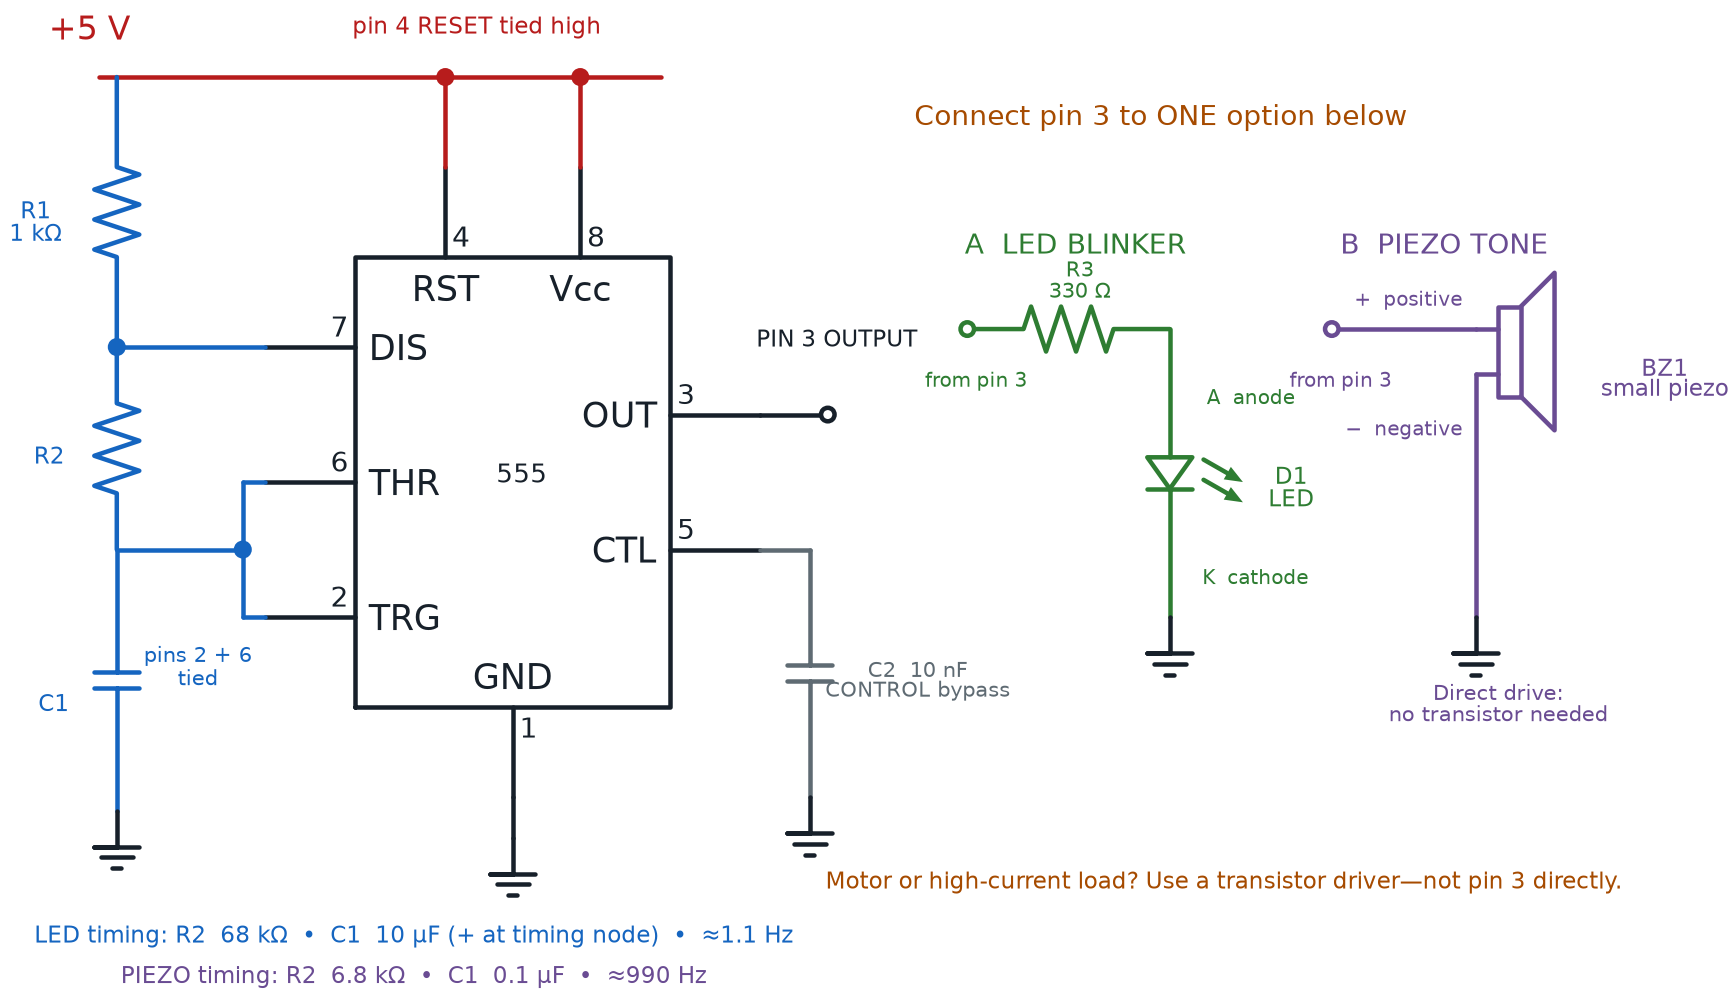

Python code for this plot:
#!/usr/bin/env python3
"""Render shared 555 astable wiring with LED and piezo output options.

Prompt:
    Create a clear Chapter 15 schematic titled by the chapter heading "555
    LED Blinker and Buzzer Driver Circuits." Draw one shared 555 astable
    timing core with +5 V on pins 8 and 4, ground on pin 1, R1 = 1 kΩ from
    +5 V to pin 7, R2 from pin 7 to the joined pins 2 and 6, timing capacitor
    C1 from pins 2 and 6 to ground, and a 10 nF CONTROL-pin bypass capacitor.
    Show the chapter's two timing choices: R2 = 68 kΩ and C1 = 10 µF for an
    approximately 1.1 Hz LED blink, or R2 = 6.8 kΩ and C1 = 0.1 µF for an
    approximately 990 Hz piezo tone. To the right, show two safe, independent
    output options side by side and make clear that pin 3 connects to only one
    option: (A) pin 3 through a 330 Ω current-limiting resistor to an LED and
    ground, with anode and cathode polarity marked; (B) pin 3 directly across
    a small piezo buzzer and ground, with positive and negative terminals
    marked. Orient the piezo symbol with its connectors at the top and bottom
    so the ground return is a straight vertical line that does not cross the
    symbol. State that the small piezo needs no transistor, while a motor or
    high-current load does require a transistor driver. Use compact labels,
    about 0.15 drawing units of visible symbol-to-label clearance, and no
    label, wire, or symbol collisions.

Topology: +5V -> pin8,pin4,R1; R1 -> pin7/R2; R2 -> pins2+6/C1;
pin5 -> C2 -> GND; pin1,C1 -> GND. Alternative A: pin3 -> R3 -> D1 -> GND.
Alternative B: pin3 -> BZ1 -> GND. The alternatives are not simultaneous.
Assumptions: BZ1 is the chapter's small two-terminal piezo transducer and is
drawn with Schemdraw's generic two-terminal audible-transducer symbol.
"""

from __future__ import annotations

import argparse
from pathlib import Path

import matplotlib

matplotlib.use("Agg")

import schemdraw
import schemdraw.elements as elm

schemdraw.use("matplotlib")


INK = "#17202a"
POWER = "#b71c1c"
TIMING = "#1565c0"
LED_COLOR = "#2e7d32"
PIEZO = "#6a4c93"
GRAY = "#5f6b73"
WARNING = "#a64b00"


def add_text(
    drawing: schemdraw.Drawing,
    text: str,
    xy: tuple[float, float],
    *,
    color: str = INK,
    fontsize: float = 10,
) -> None:
    """Add positioned text without changing electrical topology."""
    drawing.add(elm.Label(text, fontsize=fontsize).at(xy).color(color))


def add_wire(
    drawing: schemdraw.Drawing,
    start: tuple[float, float],
    end: tuple[float, float],
    *,
    color: str = INK,
) -> None:
    """Add an explicit electrical connection."""
    drawing.add(elm.Line().at(start).to(end).color(color))


def add_ground(drawing: schemdraw.Drawing, xy: tuple[float, float]) -> None:
    """Place a common-ground symbol at a branch return."""
    drawing.add(elm.Ground().at(xy).color(INK))


def build_drawing() -> schemdraw.Drawing:
    """Build the shared astable core and two alternative output circuits."""
    drawing = schemdraw.Drawing(show=False)
    drawing.config(unit=3.0, fontsize=10.5, lw=1.8, color=INK)

    # Shared astable timing core.
    timer = drawing.add(elm.Ic555().at((4.2, 2.0)).color(INK))
    supply_y = 9.0
    add_wire(drawing, (1.35, supply_y), (7.6, supply_y), color=POWER)
    add_wire(drawing, timer.RST, (timer.RST[0], supply_y), color=POWER)
    add_wire(drawing, timer.Vcc, (timer.Vcc[0], supply_y), color=POWER)
    drawing.add(elm.Dot().at((timer.RST[0], supply_y)).color(POWER))
    drawing.add(elm.Dot().at((timer.Vcc[0], supply_y)).color(POWER))
    add_text(drawing, "+5 V", (1.35, 9.45), color=POWER, fontsize=13)
    add_text(drawing, "pin 4 RESET tied high", (5.65, 9.45), color=POWER, fontsize=9)

    add_wire(drawing, timer.GND, (timer.GND[0], 0.55))
    add_ground(drawing, (timer.GND[0], 0.55))

    timing_x = 1.55
    r1 = drawing.add(
        elm.Resistor().down().at((timing_x, supply_y)).to((timing_x, 6.0)).color(TIMING)
    )
    discharge_node = r1.end
    add_wire(drawing, discharge_node, timer.DIS, color=TIMING)
    drawing.add(elm.Dot().at(discharge_node).color(TIMING))

    r2 = drawing.add(
        elm.Resistor().down().at(discharge_node).to((timing_x, 3.75)).color(TIMING)
    )
    timing_node = r2.end
    pin_tie_x = 2.95
    add_wire(drawing, timing_node, (pin_tie_x, timing_node[1]), color=TIMING)
    add_wire(drawing, (pin_tie_x, timer.TRG[1]), timer.TRG, color=TIMING)
    add_wire(drawing, (pin_tie_x, timer.THR[1]), timer.THR, color=TIMING)
    add_wire(
        drawing,
        (pin_tie_x, timer.TRG[1]),
        (pin_tie_x, timer.THR[1]),
        color=TIMING,
    )
    drawing.add(elm.Dot().at((pin_tie_x, timing_node[1])).color(TIMING))

    timing_cap = drawing.add(
        elm.Capacitor().down().at(timing_node).to((timing_x, 0.85)).color(TIMING)
    )
    add_ground(drawing, timing_cap.end)

    add_text(drawing, "R1\n1 kΩ", (0.55, 7.5), color=TIMING, fontsize=9)
    add_text(drawing, "R2", (0.70, 4.9), color=TIMING, fontsize=9)
    add_text(drawing, "C1", (0.75, 2.15), color=TIMING, fontsize=9)
    add_text(drawing, "pins 2 + 6\ntied", (2.35, 2.55), color=TIMING, fontsize=8.5)

    # Pin 5 bypass is shared by both builds.
    control_x = 9.25
    add_wire(drawing, timer.CTL, (control_x, timer.CTL[1]), color=GRAY)
    control_cap = drawing.add(
        elm.Capacitor().down().at((control_x, timer.CTL[1])).to((control_x, 1.0)).color(GRAY)
    )
    add_ground(drawing, control_cap.end)
    add_text(drawing, "C2  10 nF\nCONTROL bypass", (10.35, 2.4), color=GRAY, fontsize=8.5)

    # Pin 3 is a source terminal. The two panels below are alternatives.
    pin3_terminal = (9.45, timer.OUT[1])
    add_wire(drawing, timer.OUT, pin3_terminal, color=INK)
    drawing.add(elm.Dot(open=True).at(pin3_terminal).color(INK))
    add_text(drawing, "PIN 3 OUTPUT", (9.45, 6.0), fontsize=9)
    add_text(
        drawing,
        "Connect pin 3 to ONE option below",
        (13.05, 8.45),
        color=WARNING,
        fontsize=11,
    )

    # Compact timing-value key keeps the shared topology readable.
    add_text(
        drawing,
        "LED timing: R2  68 kΩ  •  C1  10 µF (+ at timing node)  •  ≈1.1 Hz",
        (4.75, -0.65),
        color=TIMING,
        fontsize=9,
    )
    add_text(
        drawing,
        "PIEZO timing: R2  6.8 kΩ  •  C1  0.1 µF  •  ≈990 Hz",
        (4.75, -1.10),
        color=PIEZO,
        fontsize=9,
    )

    # Option A: current-limited LED, oriented to light while pin 3 is high.
    led_input = (11.0, 6.2)
    drawing.add(elm.Dot(open=True).at(led_input).color(LED_COLOR))
    led_resistor = drawing.add(
        elm.Resistor().right().at(led_input).to((13.25, 6.2)).color(LED_COLOR)
    )
    led_x = 13.25
    led = drawing.add(
        elm.LED().down().at(led_resistor.end).to((led_x, 3.0)).color(LED_COLOR)
    )
    add_ground(drawing, led.end)
    add_text(drawing, "A  LED BLINKER", (12.1, 7.25), color=LED_COLOR, fontsize=11)
    add_text(drawing, "from pin 3", (11.0, 5.72), color=LED_COLOR, fontsize=8)
    add_text(drawing, "R3\n330 Ω", (12.15, 6.85), color=LED_COLOR, fontsize=8.5)
    add_text(drawing, "A  anode", (14.05, 5.55), color=LED_COLOR, fontsize=8)
    add_text(drawing, "D1\nLED", (14.50, 4.55), color=LED_COLOR, fontsize=9)
    add_text(drawing, "K  cathode", (14.10, 3.55), color=LED_COLOR, fontsize=8)

    # Option B: small piezo directly driven by pin 3; no transistor is needed.
    piezo_input = (15.05, 6.2)
    drawing.add(elm.Dot(open=True).at(piezo_input).color(PIEZO))
    piezo = drawing.add(elm.Speaker().right().at((16.65, 6.2)).color(PIEZO))
    add_wire(drawing, piezo_input, piezo.in1, color=PIEZO)
    add_wire(drawing, piezo.in2, (16.65, 3.0), color=PIEZO)
    add_ground(drawing, (16.65, 3.0))
    add_text(drawing, "B  PIEZO TONE", (16.2, 7.25), color=PIEZO, fontsize=11)
    add_text(drawing, "from pin 3", (15.05, 5.72), color=PIEZO, fontsize=8)
    add_text(drawing, "+  positive", (15.80, 6.62), color=PIEZO, fontsize=8)
    add_text(drawing, "−  negative", (15.75, 5.18), color=PIEZO, fontsize=8)
    add_text(drawing, "BZ1\nsmall piezo", (18.65, 5.75), color=PIEZO, fontsize=9)
    add_text(drawing, "Direct drive:\nno transistor needed", (16.8, 2.15), color=PIEZO, fontsize=8.5)

    add_text(
        drawing,
        "Motor or high-current load? Use a transistor driver—not pin 3 directly.",
        (13.75, 0.15),
        color=WARNING,
        fontsize=9,
    )
    return drawing


def main() -> None:
    parser = argparse.ArgumentParser(description=__doc__)
    parser.add_argument("output", type=Path, help="Output .svg or .png path")
    args = parser.parse_args()
    if args.output.suffix.lower() not in {".svg", ".png"}:
        parser.error("output must end in .svg or .png")
    args.output.parent.mkdir(parents=True, exist_ok=True)

    drawing = build_drawing()
    drawing.save(
        args.output,
        transparent=args.output.suffix.lower() == ".svg",
        dpi=180,
    )


if __name__ == "__main__":
    main()
